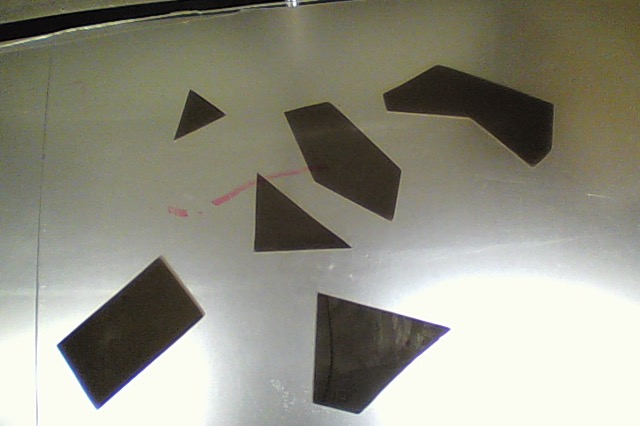
#> input picture python/images/p1.jpg, 640 x 426 px
$ python -i cv.py   (imports and definitions only)   (older library calls are emulated)
#> lines starting #> are read from the running program, lines starting #| are printed output that depends on the picture; after the words box and inside, x2 and y2 are one past the last pixel; in counts of white or black regions, pixels touching at a corner belong together
import sys
sys.path.insert(0, '/usr/local/lib/python2.7/site-packages')

import cv2
import numpy as np
import os
import pickle
import sys

CONTOUR_SIMPLIFICATION = 60 # lower is stronger
MIN_SHAPE_SIZE = 70
THRESH_RADIUS = 31
THRESH_CONSTANT = 10
MAX_EDGES = 10
BLUR_RADIUS = 3
IMAGE_SIZE = (640, 480)
MAX_CONTOURS_PER_STAGE = 10
MAX_CONTOURS_TO_STORE = 20
MAX_CONTOUR_DISTANCE_BETWEEN_FRAMES = 0.2

# ROI

# [70 lines left out: functions match_items, contour_distance, contour_center, contour_difference, not called in this run]

class ContourClassifier(object):
    def __init__(self, data_path, names):
#> called with data_path = 'shapes.pickle'
        contours = pickle.loads(open(data_path).read())
#> (reads python/shapes.pickle from the repository)
        self.named_contours = {name: contours[i] for name, i in names.iteritems()}

    def classify(self, contour):
        names = self.named_contours.keys()
        return min(names, key=lambda name: contour_difference(contour, self.named_contours[name], pos_weight=0))

class ContourMatcher(object):
    # [6 lines left out: function __init__, not called in this run]

    def assign_id(self):
        self.last_id += 1
        return self.last_id

    # [30 lines left out: function run_frame, not called in this run]

    def best_match_identifier(self, new_contour, old_contours_dict):
        if len(old_contours_dict) == 0: return None
        return min(old_contours_dict.keys(), key=lambda id: contour_difference(new_contour, old_contours_dict[id], self.contour_ages[id]))

    def class_of_id(self, id):
        return self.classes_by_id[id]

    def dump(self, path):
        open(path, 'w').write(pickle.dumps(self.contours_dict))

def get_contours(frame):
    gray = cv2.cvtColor(frame, cv2.COLOR_BGR2GRAY)
    # [4 lines of commented-out code are left out]

    blurred = cv2.blur(gray, (BLUR_RADIUS, BLUR_RADIUS))
    # edges = cv2.Canny(blurred, 20, 100)
    edges = cv2.adaptiveThreshold(blurred, 255, cv2.ADAPTIVE_THRESH_MEAN_C, cv2.THRESH_BINARY, THRESH_RADIUS, THRESH_CONSTANT)
    # cv2.imshow('edges', edges)
    # cv2.waitKey(0)
    retr_external = False
    contours, _ = cv2.findContours(edges, (cv2.RETR_EXTERNAL if retr_external else cv2.RETR_LIST), cv2.CHAIN_APPROX_SIMPLE)

    out = []

    for contour in contours:
        if cv2.contourArea(contour) > MIN_SHAPE_SIZE:
            contour = cv2.approxPolyDP(contour, cv2.arcLength(contour, True) / CONTOUR_SIMPLIFICATION, True)
            if len(contour) <= MAX_EDGES:
                out.append(contour)
            # cv2.drawContours(frame, [contour], -1, (255,0,0))

    return out

def process_image(frame):
    frame = cv2.resize(frame, IMAGE_SIZE)

    i = 0
    contours = get_contours(frame)
    id_contours = matcher.run_frame(contours)
    for id, contour in id_contours.iteritems():
        cv2.drawContours(frame, [contour], -1, (255,0,0))
        x,y = contour[0][0]
        cv2.putText(frame, "{0}-{1}".format(id, matcher.class_of_id(id)), (x,y), cv2.FONT_HERSHEY_PLAIN, 0.7, (0, 0, 255))
        i += 1

    # Display the resulting frame
    cv2.imshow('frame', frame)

# [42 lines left out: functions get_images, photo_loop, video_loop, snap_and_dump, not called in this run]

"""names = {
    "rect": 4,
    "small_tri": 12,
    "medium_tri": 9,
    "trap": 2,
    "arrowhead": 11,
    "concave": 14
}"""
names = {
    "square": 7,
    "tri": 9,
    "rect": 4,
    "trap": 8,
    "pentagon": 2,
    "small_pent": 6,
    "small_square": 7
}
# [1 line that did not run here, left out]
# [1 line that did not run here, left out]

# [5 lines not run here, left out]
    # photo_loop()
    # matcher.dump("shapes.pickle")

>>> import cv2
>>> picture = cv2.imread('images/p1.jpg')
#> picture is the input picture: shape (426, 640, 3); mean B, G, R 130.9, 144.2, 145.2
>>> result = process_image(picture)
#> in process_image, `frame = cv2.resize(frame, IMAGE_SIZE)`:
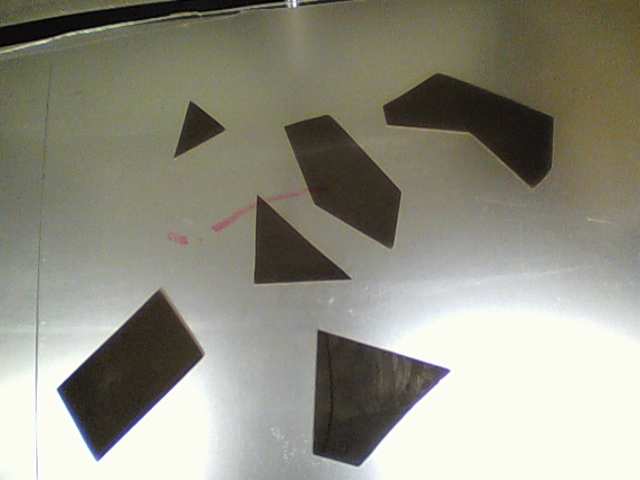
#> frame: shape (480, 640, 3); mean of channels 0, 1, 2 130.8, 144.2, 145.1; drawn as B, G, R
#> in get_contours, `gray = cv2.cvtColor(frame, cv2.COLOR_BGR2GRAY)`:
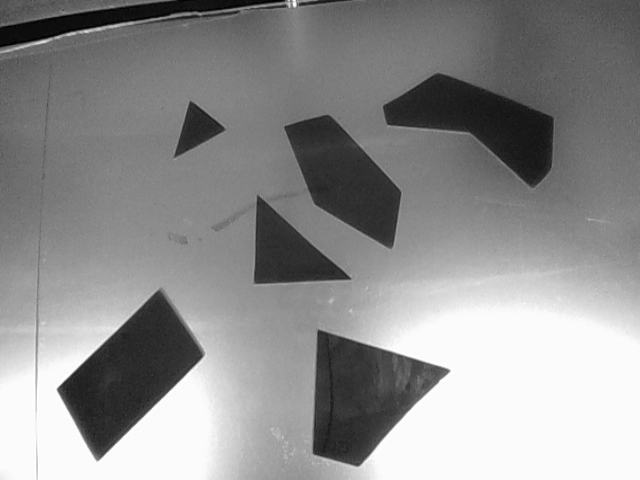
#> gray: shape (480, 640); min 0, max 255, mean 142.9
#> in get_contours, `edges = cv2.adaptiveThreshold(blurred, 255, cv2.ADAPTIVE_THRESH_MEAN_C..`:
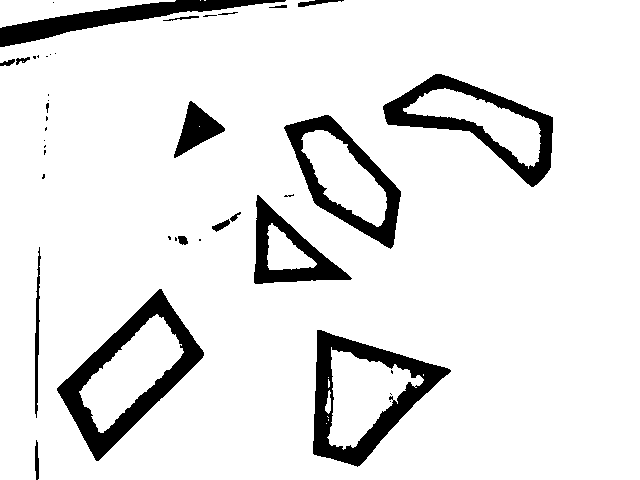
#> edges: shape (480, 640); 90.2% white; 41 black regions (22 under 20 px)
#> in get_contours, `contours, _ = cv2.findContours(edges, (cv2.RETR_EXTERNAL if retr_exter..`: contours = 58 contours, 34 with area under 20; largest, box (x1, y1, x2, y2) and area: (0, 0, 640, 480) 299671, (56, 288, 205, 462) 11968, (312, 329, 452, 468) 11188, (382, 73, 554, 188) 9004, (283, 114, 402, 250) 8360
#> the loop in get_contours, `for contour in contours:` made 58 passes
#> contour on passes 1, 2, 3, 4, 6, 7, 10, 11, 14, 16, 17, 22: [[326, 423]], [[328, 419], [328, 420]], [[327, 416], [328, 417]], [[389, 401], [390, 400], [391, 401], [390, 402]], [[390, 394], [391, 393], [392, 394], [391, 395]], [[389, 393], [390, 392], [391, 393], [390, 394]], [[328, 377]], [[423, 374], [423, 375]], [[317, 329], [451, 370], [357, 467], [312, 453]], [[161, 288], [204, 355], [96, 461], [56, 388]], [[39, 246], [36, 418]], [[268, 226], [269, 269], [316, 264], [272, 223]]
#> after the loop in get_contours, `for contour in contours:`: out = 17 contours, 1 with area under 20; largest, box (x1, y1, x2, y2) and area: (0, 0, 640, 480) 290304, (56, 288, 205, 462) 11730, (312, 329, 452, 468) 11251, (382, 75, 553, 188) 8696, (286, 115, 402, 250) 8064
#> in process_image, `contours = get_contours(frame)`: contours has the same summary as out in get_contours
#> (the run stopped early here; a loop or call above may not have finished)
